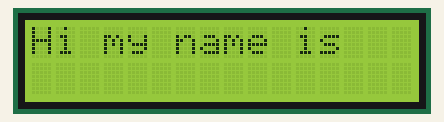
Bench run of a sketch on a simulated Arduino Uno, built with avr-gcc and run on an emulated ATmega328P. Shown: 16×2 character LCD. What the sketch prints to the serial monitor is not drawn.

Above: at 0.2 s.
At 1.2 s:
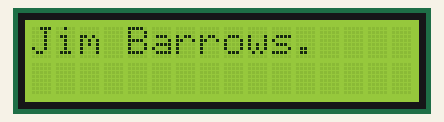
At 2.2 s:
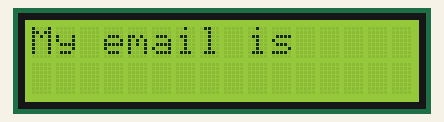
At 3.2 s:
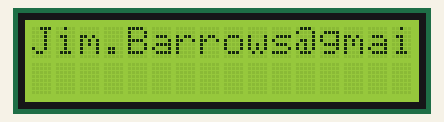
At 4.2 s:
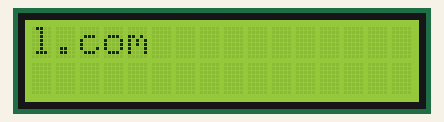

The sketch:

src.ino
```cpp
//Sample using LiquidCrystal library
#include <LiquidCrystal.h>
#include <string.h>

// select the pins used on the LCD panel
LiquidCrystal lcd(8, 9, 4, 5, 6, 7);

// define some values used by the panel and buttons
int lcd_key     = 0;
int adc_key_in  = 0;
#define MaxCharWidth 16
#define MaxLines 2
#define btnRIGHT  0
#define btnUP     1
#define btnDOWN   2
#define btnLEFT   3
#define btnSELECT 4
#define btnNONE   5

char message[] = "Hi my name is   Jim Barrows.    My email is     Jim.Barrows@gmail.com";
char blank[MaxCharWidth];
int messageLength = strlen(message);
int lineCount = 2;
char **lines;
// read the buttons
int read_LCD_buttons()
{
  adc_key_in = analogRead(0);      // read the value from the sensor
  // my buttons when read are centered at these valies: 0, 144, 329, 504, 741
  // we add approx 50 to those values and check to see if we are close
  if (adc_key_in > 1000) return btnNONE; // We make this the 1st option for speed reasons since it will be the most likely result
  if (adc_key_in < 50)   return btnRIGHT;
  if (adc_key_in < 195)  return btnUP;
  if (adc_key_in < 380)  return btnDOWN;
  if (adc_key_in < 555)  return btnLEFT;
  if (adc_key_in < 790)  return btnSELECT;
  return btnNONE;  // when all others fail, return this...
}

void setup()
{
  lcd.begin(MaxCharWidth, MaxLines);              // start the library
  Serial.begin(9600);
  lineCount = (messageLength / MaxCharWidth);
  if ( (messageLength % MaxCharWidth) > 0) {
    lineCount++;
  }

  Serial.print("Number of lines: ");
  Serial.println(lineCount);

  lines = malloc( lineCount * sizeof(char*));
  for (int curLineInMessage = 0; curLineInMessage < lineCount; curLineInMessage++) {
    lines[curLineInMessage] = malloc(MaxCharWidth * sizeof(char) + 1);
    char curLine[MaxCharWidth];
    memset( curLine, ' ', MaxCharWidth);
    if ( strlen(&message[curLineInMessage * MaxCharWidth]) > MaxCharWidth) {
      memcpy( curLine, &message[curLineInMessage * MaxCharWidth], MaxCharWidth);
    } else {
      memcpy(curLine, &message[curLineInMessage * MaxCharWidth], strlen(&message[curLineInMessage * MaxCharWidth]));
    }
    curLine[MaxCharWidth] = '\0';
    strcpy( lines[curLineInMessage], curLine);
    Serial.print("lines[x]: " );
    Serial.print(lines[curLineInMessage]);
    Serial.println("|");
  }
}

void printLine(char message[], int lineNumber) {
  lcd.setCursor(0, lineNumber);
  lcd.print( message);
}

void loop()
{

  for (int curLineNumber = 0; curLineNumber < lineCount; curLineNumber++) {

    printLine( lines[curLineNumber], 0);
    delay(1000);
  }

  //  lcd_key = read_LCD_buttons();  // read the buttons

  //  switch (lcd_key)               // depending on which button was pushed, we perform an action
  //  {
  //    case btnRIGHT:
  //      {
  //        Serial.println("RIGHT ");
  //        break;
  //      }
  //    case btnLEFT:
  //      {
  //        Serial.println("LEFT   ");
  //        break;
  //      }
  //    case btnUP:
  //      {
  //        Serial.println("UP    ");
  //        break;
  //      }
  //    case btnDOWN:
  //      {
  //        Serial.println("DOWN  ");
  //        break;
  //      }
  //    case btnSELECT:
  //      {
  //        Serial.println("SELECT");
  //        break;
  //      }
  //    case btnNONE:
  //      {
  //        Serial.println("NONE  ");
  //        break;
  //      }
  //  }

}
```

Measured:
- by itself, everything shown: repeats every 5.0 s, in 5 steps
- what the display in image 0 shows lasts 1.0 s, from 0.2 s to 1.2 s
